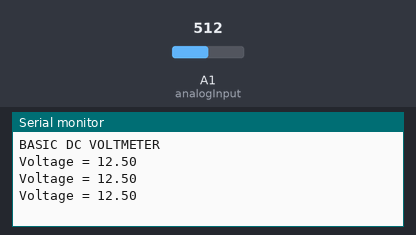
Bench run of a sketch on a simulated Arduino Uno, built with avr-gcc and run on an emulated ATmega328P. Shown: the last lines printed to the serial monitor. The inputs (shaded band) are chosen by the test bench; at power-on: A1 (analogInput) = 512.

Above: at 1.3 s.
1.4 s: A1 (analogInput) set to 716
At 1.9 s:
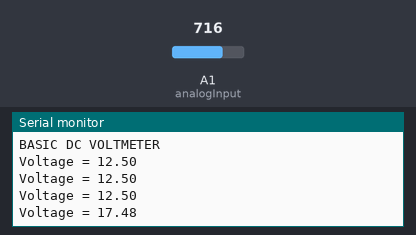
2.9 s: A1 (analogInput) set to 900
At 3.4 s:
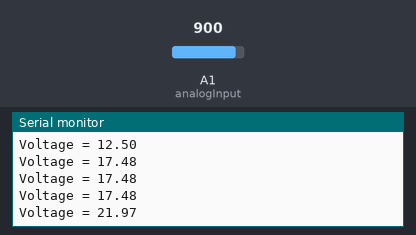
Timing chart, 0 to 5.9 s (numbered marks = the images above; inputs shaded):
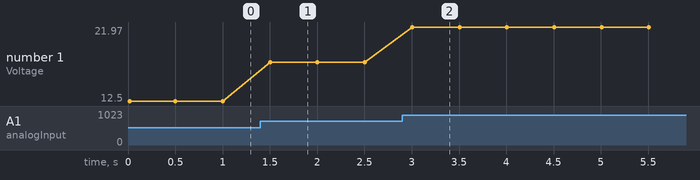

The sketch:

BasicVoltageSensorModule.ino
```cpp
int analogInput = A1;

float vout = 0.0;
float vin = 0.0;
float R1 = 30000.0; //30k
float R2 = 7500.0; //7500 ohm resistor
int value = 0;

void setup() {
  // put your setup code here, to run once:
  pinMode(analogInput, INPUT);
  Serial.begin(9600);
  Serial.println("BASIC DC VOLTMETER");
}

void loop() {
  // put your main code here, to run repeatedly:
  // read the value at analog input
  value = analogRead(analogInput);
  vout = (value * 5.0) / 1024.0;
  vin = vout / (R2/(R1+R2));

  Serial.print("Voltage = ");
  Serial.println(vin,2);
  delay(500);
}
```

Measured:
- after the input at 1.4 s, the serial monitor: prints a new line after 0.10 s (image 1)
- after the input at 2.9 s, the serial monitor: prints a new line after 0.10 s (image 2)
- plotted number 1: 12.5 → 17.48 after the input at 1.4 s, 17.48 → 21.97 after the input at 2.9 s
